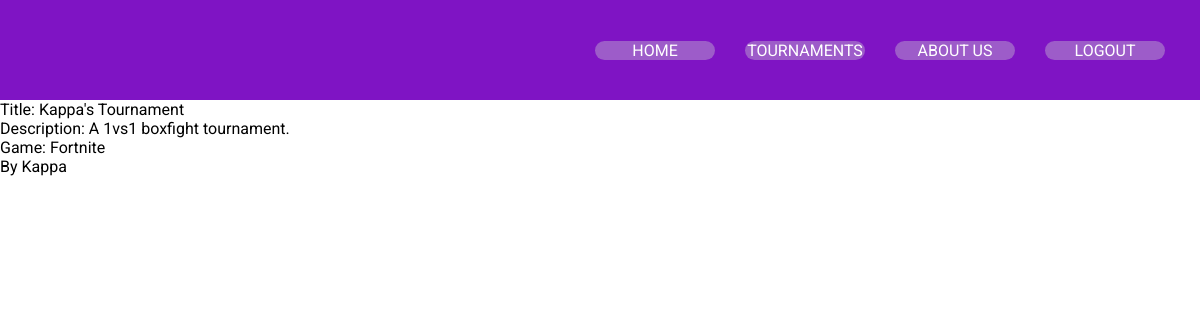
The page /tournaments (signed in) on the database its author committed.
### mytournaments/models.py (models this page shows, shortened)
class Tournament(db.Model):
    id = db.Column(db.Integer, primary_key=True)
    user_id = db.Column(db.Integer, db.ForeignKey('user.id'), nullable=False)
    title = db.Column(db.String(20), unique=True, nullable=False)
    description = db.Column(db.Text)
    game = db.Column(db.String(20), nullable=False)

class User(db.Model, UserMixin):
    id = db.Column(db.Integer, primary_key=True)
    username = db.Column(db.String(20), unique=True, nullable=False)
    email = db.Column(db.String(120), unique=True, nullable=False)
    image_file = db.Column(db.String(20), nullable=False, default='default.jpg')
    password = db.Column(db.String(60), nullable=False)
    created_tournements = db.relationship('Tournament', backref='author', lazy=True)

### mytournaments/routes.py (the view)
@app.route('/tournaments')
def tournaments():
    return render_template('tournaments.html', tournaments=Tournament.query.all())

### mytournaments/models.py (called while the page is built)
@login_manager.user_loader
def load_user(user_id):
    return User.query.get(int(user_id))

### mytournaments/templates/tournaments.html
{% extends 'base.html' %}
{% block content %}
{% for tournament in tournaments %}
    Title: {{ tournament.title }}<br>
    Description: {{ tournament.description }}<br>
    Game: {{ tournament.game }}<br>
    By {{ tournament.author.username }}
    <br><br>
{% endfor %}
{% endblock content %}

### mytournaments/static/style.css (style rules this page uses)
* { padding: 0; margin:0; text-decoration: none; font-family: 'Roboto'; }
* { box-sizing: border-box }

### rows shown on the page
Tournament: title "Kappa's Tournament", description "A 1vs1 boxfight tournament.", game "Fortnite", author.username "Kappa"
